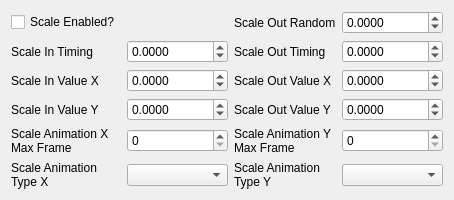
                 <widget class="QWidget" name="tab_12">
                  <attribute name="title">
                   <string>Scale</string>
                  </attribute>
                  <layout class="QGridLayout" name="gridLayout_25">
                   <item row="3" column="0">
                    <widget class="QLabel" name="label_85">
                     <property name="text">
                      <string>Scale In Value Y</string>
                     </property>
                    </widget>
                   </item>
                   <item row="4" column="2">
                    <widget class="QLabel" name="label_88">
                     <property name="text">
                      <string>Scale Animation Y
Max Frame</string>
                     </property>
                    </widget>
                   </item>
                   <item row="1" column="0">
                    <widget class="QLabel" name="label_82">
                     <property name="text">
                      <string>Scale In Timing</string>
                     </property>
                    </widget>
                   </item>
                   <item row="2" column="1">
                    <widget class="QDoubleSpinBox" name="extraScaleInValueX">
                     <property name="sizePolicy">
                      <sizepolicy hsizetype="MinimumExpanding" vsizetype="Fixed">
                       <horstretch>0</horstretch>
                       <verstretch>0</verstretch>
                      </sizepolicy>
                     </property>
                     <property name="prefix">
                      <string/>
                     </property>
                     <property name="decimals">
                      <number>4</number>
                     </property>
                     <property name="minimum">
                      <double>-999999.999900000053458</double>
                     </property>
                     <property name="maximum">
                      <double>999999.999900000053458</double>
                     </property>
                    </widget>
                   </item>
                   <item row="1" column="1">
                    <widget class="QDoubleSpinBox" name="extraScaleInTiming">
                     <property name="sizePolicy">
                      <sizepolicy hsizetype="MinimumExpanding" vsizetype="Fixed">
                       <horstretch>0</horstretch>
                       <verstretch>0</verstretch>
                      </sizepolicy>
                     </property>
                     <property name="prefix">
                      <string/>
                     </property>
                     <property name="decimals">
                      <number>4</number>
                     </property>
                     <property name="minimum">
                      <double>-999999.999900000053458</double>
                     </property>
                     <property name="maximum">
                      <double>999999.999900000053458</double>
                     </property>
                    </widget>
                   </item>
                   <item row="3" column="1">
                    <widget class="QDoubleSpinBox" name="extraScaleInValueY">
                     <property name="sizePolicy">
                      <sizepolicy hsizetype="MinimumExpanding" vsizetype="Fixed">
                       <horstretch>0</horstretch>
                       <verstretch>0</verstretch>
                      </sizepolicy>
                     </property>
                     <property name="prefix">
                      <string/>
                     </property>
                     <property name="decimals">
                      <number>4</number>
                     </property>
                     <property name="minimum">
                      <double>-999999.999900000053458</double>
                     </property>
                     <property name="maximum">
                      <double>999999.999900000053458</double>
                     </property>
                    </widget>
                   </item>
                   <item row="2" column="3">
                    <widget class="QDoubleSpinBox" name="extraScaleOutValueX">
                     <property name="sizePolicy">
                      <sizepolicy hsizetype="MinimumExpanding" vsizetype="Fixed">
                       <horstretch>0</horstretch>
                       <verstretch>0</verstretch>
                      </sizepolicy>
                     </property>
                     <property name="prefix">
                      <string/>
                     </property>
                     <property name="decimals">
                      <number>4</number>
                     </property>
                     <property name="minimum">
                      <double>-999999.999900000053458</double>
                     </property>
                     <property name="maximum">
                      <double>999999.999900000053458</double>
                     </property>
                    </widget>
                   </item>
                   <item row="2" column="2">
                    <widget class="QLabel" name="label_80">
                     <property name="text">
                      <string>Scale Out Value X</string>
                     </property>
                    </widget>
                   </item>
                   <item row="1" column="2">
                    <widget class="QLabel" name="label_83">
                     <property name="text">
                      <string>Scale Out Timing</string>
                     </property>
                    </widget>
                   </item>
                   <item row="2" column="0">
                    <widget class="QLabel" name="label_84">
                     <property name="text">
                      <string>Scale In Value X</string>
                     </property>
                    </widget>
                   </item>
                   <item row="3" column="3">
                    <widget class="QDoubleSpinBox" name="extraScaleOutValueY">
                     <property name="sizePolicy">
                      <sizepolicy hsizetype="MinimumExpanding" vsizetype="Fixed">
                       <horstretch>0</horstretch>
                       <verstretch>0</verstretch>
                      </sizepolicy>
                     </property>
                     <property name="prefix">
                      <string/>
                     </property>
                     <property name="decimals">
                      <number>4</number>
                     </property>
                     <property name="minimum">
                      <double>-999999.999900000053458</double>
                     </property>
                     <property name="maximum">
                      <double>999999.999900000053458</double>
                     </property>
                    </widget>
                   </item>
                   <item row="3" column="2">
                    <widget class="QLabel" name="label_87">
                     <property name="text">
                      <string>Scale Out Value Y</string>
                     </property>
                    </widget>
                   </item>
                   <item row="0" column="0">
                    <widget class="QCheckBox" name="extraScaleEnabled">
                     <property name="text">
                      <string>Scale Enabled?</string>
                     </property>
                    </widget>
                   </item>
                   <item row="4" column="3">
                    <widget class="QSpinBox" name="extraScaleAnimYMaxFrame">
                     <property name="minimum">
                      <number>0</number>
                     </property>
                     <property name="maximum">
                      <number>65535</number>
                     </property>
                    </widget>
                   </item>
                   <item row="1" column="3">
                    <widget class="QDoubleSpinBox" name="extraScaleOutTiming">
                     <property name="sizePolicy">
                      <sizepolicy hsizetype="MinimumExpanding" vsizetype="Fixed">
                       <horstretch>0</horstretch>
                       <verstretch>0</verstretch>
                      </sizepolicy>
                     </property>
                     <property name="prefix">
                      <string/>
                     </property>
                     <property name="decimals">
                      <number>4</number>
                     </property>
                     <property name="minimum">
                      <double>-999999.999900000053458</double>
                     </property>
                     <property name="maximum">
                      <double>999999.999900000053458</double>
                     </property>
                    </widget>
                   </item>
                   <item row="4" column="1">
                    <widget class="QSpinBox" name="extraScaleAnimXMaxFrame">
                     <property name="minimum">
                      <number>0</number>
                     </property>
                     <property name="maximum">
                      <number>65535</number>
                     </property>
                    </widget>
                   </item>
                   <item row="0" column="3">
                    <widget class="QDoubleSpinBox" name="extraScaleOutRandom">
                     <property name="sizePolicy">
                      <sizepolicy hsizetype="MinimumExpanding" vsizetype="Fixed">
                       <horstretch>0</horstretch>
                       <verstretch>0</verstretch>
                      </sizepolicy>
                     </property>
                     <property name="prefix">
                      <string/>
                     </property>
                     <property name="decimals">
                      <number>4</number>
                     </property>
                     <property name="minimum">
                      <double>-999999.999900000053458</double>
                     </property>
                     <property name="maximum">
                      <double>999999.999900000053458</double>
                     </property>
                    </widget>
                   </item>
                   <item row="4" column="0">
                    <widget class="QLabel" name="label_86">
                     <property name="text">
                      <string>Scale Animation X
Max Frame</string>
                     </property>
                    </widget>
                   </item>
                   <item row="0" column="2">
                    <widget class="QLabel" name="label_81">
                     <property name="text">
                      <string>Scale Out Random</string>
                     </property>
                    </widget>
                   </item>
                   <item row="5" column="0">
                    <widget class="QLabel" name="label_110">
                     <property name="text">
                      <string>Scale Animation
Type X</string>
                     </property>
                    </widget>
                   </item>
                   <item row="5" column="2">
                    <widget class="QLabel" name="label_116">
                     <property name="text">
                      <string>Scale Animation
Type Y</string>
                     </property>
                    </widget>
                   </item>
                   <item row="5" column="1">
                    <widget class="QComboBox" name="extraScaleAnimTypeX"/>
                   </item>
                   <item row="5" column="3">
                    <widget class="QComboBox" name="extraScaleAnimTypeY"/>
                   </item>
                  </layout>
                 </widget>
